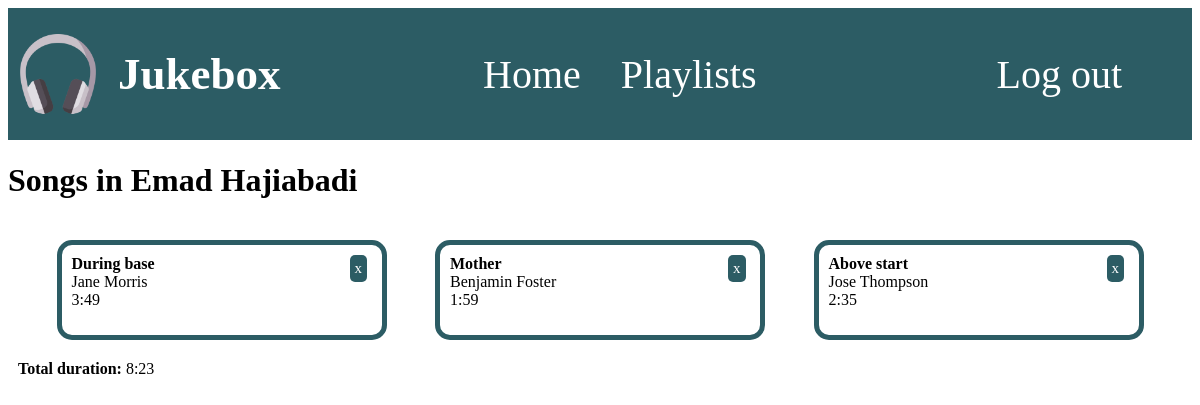
The app's page /app/playlist/24/ (signed in) with its own data.
### app/models.py (models this page shows, shortened)
class Playlist(models.Model):
    name = models.CharField(max_length=255)
    songs = models.ManyToManyField(Song, default=None, blank=True)
    owner = models.ForeignKey(settings.AUTH_USER_MODEL, on_delete=models.CASCADE, blank=True, null=True)

class Song(models.Model):
    title = models.CharField(max_length=255)
    artist = models.CharField(max_length=255)
    genre = models.ForeignKey(Genre, on_delete=models.CASCADE)
    duration = models.IntegerField(default=0)

### app/views.py (the view)
# urls.py: path('playlist/<int:playlist_id>/', views.playlist_detail, name='playlist_detail'),
@login_required(login_url='Home')
def playlist_detail(request, playlist_id):
    duration = 0
    playlist = get_object_or_404(Playlist, id=playlist_id)
    songs = playlist.songs.all()
    for song in songs:
        duration += song.duration
    return render(request, 'app/playlist_detail.html', {'playlist': playlist, 'songs': songs, 'duration': duration})

### app/templatetags/operations.py (called while the page is built)
@register.filter
def seconds_to_minutes(value):
    minutes = value // 60
    seconds = value % 60
    return f'{minutes}:{seconds:02d}'

@register.filter
def cut(value):
    x = value.rstrip("...")
    return x

### app/templates/app/playlist_detail.html (shortened to what this page needs)
{% extends 'app/home.html' %}
{% load operations %}
{% load static %}
{% block content %}
<h1>Songs in {{playlist.name}}</h1>
<div class="song_parent">
    {% for song in songs %}
        <div class="Song_box">
            <a href="{% url 'remove_song' playlist.id song.id %}" class="add_btn"> x </a>
            <div class="song_details">
                <strong>{{ song.title|cut }}</strong>
                <br>
                {{ song.artist }}
                <br>
                {{ song.duration|seconds_to_minutes }}
            </div>
        </div>
    {% empty %}
        No songs available in this genre.
    {% endfor %}
</div>
<div class="duration">
   <strong>Total duration: </strong>
    {{ duration|seconds_to_minutes }}
</div>
{% endblock %}

### static/css/home.css (style rules this page uses)
a { text-decoration: none; color: white; font-size:40px; margin-right: 40px; }
.song_parent { display: flex; flex-direction: row; flex-wrap: wrap; justify-content: space-evenly; }
.Song_box { position: relative; margin-top: 20px; border: 5px solid #2c5c64; border-radius: 15px; height: 70px; width: 300px; padding: 10px; }
.add_btn { position: absolute; top: 10px; left: 90%; background-color: #2c5c64; color: white; border: none; border-radius: 5px; padding: 5px; cursor: pointer; font-size: 15px; }
.song_details { padding-right: 50px; }
.duration { margin-left: 10px; margin-top: 20px; }

### records on screen
Playlist: name "Emad Hajiabadi"
Song: title "During base", artist "Jane Morris", duration|seconds_to_minutes "3:49"
Song: title "Mother", artist "Benjamin Foster", duration|seconds_to_minutes "1:59"
Song: title "Above start", artist "Jose Thompson", duration|seconds_to_minutes "2:35"

### other values on screen
{{ duration|seconds_to_minutes }} "8:23"
